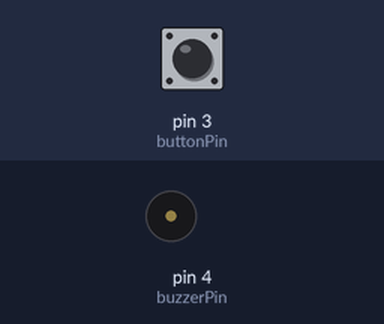
Bench run of a sketch on a simulated Arduino Uno, built with avr-gcc and run on an emulated ATmega328P. Parts: buzzer (waves = sounding). Inputs (shaded band) come from the test bench; at power-on: pin 3 (buttonPin) HIGH.

Above: at 1.2 s.
1.3 s: pin 3 (buttonPin) pulled LOW for 0.15 s
At 5.3 s:
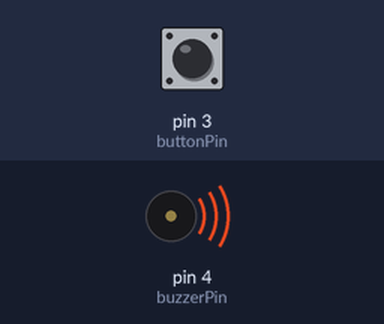
Timing chart, 0 to 7.9 s (numbered marks = the images above; inputs shaded):
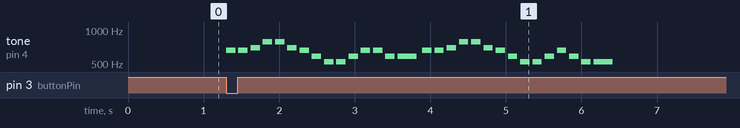

The sketch:

Feuer_sch_ner_G_tterfunken.ino
```cpp
const int buttonPin = 3; // Pin für den Button
const int buzzerPin = 4; // Pin für den Buzzer

// Frequenzen der Noten in Hertz
#define NOTE_B4 494
#define NOTE_C5 523
#define NOTE_D5 587
#define NOTE_E5 659
#define NOTE_F5 698
#define NOTE_G5 784
#define NOTE_A5 880

// Melodie von "Freude schöner Götterfunken"
int melody[] = {
NOTE_E5, NOTE_E5, NOTE_F5, NOTE_G5,
NOTE_G5, NOTE_F5, NOTE_E5, NOTE_D5,
NOTE_C5, NOTE_C5, NOTE_D5, NOTE_E5,
NOTE_E5, NOTE_D5, NOTE_D5,

NOTE_E5, NOTE_E5, NOTE_F5, NOTE_G5,
NOTE_G5, NOTE_F5, NOTE_E5, NOTE_D5,
NOTE_C5, NOTE_C5, NOTE_D5, NOTE_E5,
NOTE_D5, NOTE_C5, NOTE_C5
};

// Notenlängen (4 = Viertelnote, 8 = Achtelnote, ...)
int noteDurations[] = {
8, 8, 8, 8,
8, 8, 8, 8,
8, 8, 8, 8,
8, 8, 4,

8, 8, 8, 8,
8, 8, 8, 8,
8, 8, 8, 8,
8, 8, 4
};

void setup() {
pinMode(buttonPin, INPUT_PULLUP); // Button mit Pull-Up-Widerstand
pinMode(buzzerPin, OUTPUT); // Buzzer als OUTPUT
}

void loop() {
int buttonState = digitalRead(buttonPin);

// Wenn der Button gedrückt wird (LOW wegen INPUT_PULLUP)
if (buttonState == LOW) {
playMelody(); // Melodie abspielen
} else {
noTone(buzzerPin); // Buzzer ausschalten
}
}

// Funktion zum Abspielen der Melodie
void playMelody() {
for (int i = 0; i < sizeof(melody) / sizeof(melody[0]); i++) {
int noteDuration = 1000 / noteDurations[i]; // Dauer der Note berechnen
tone(buzzerPin, melody[i], noteDuration); // Ton für die Note erzeugen
delay(noteDuration * 1.3); // Pause zwischen den Noten
noTone(buzzerPin); // Ton stoppen
}
}
```

Measured:
- after the input at 1.3 s, tone on pin 4 (buzzerPin): plays 659 Hz for 0.13 s, 659 Hz for 0.13 s, 698 Hz for 0.13 s, 784 Hz for 0.13 s, 784 Hz for 0.13 s, 698 Hz for 0.13 s … (30 notes in this stretch), starting at once
